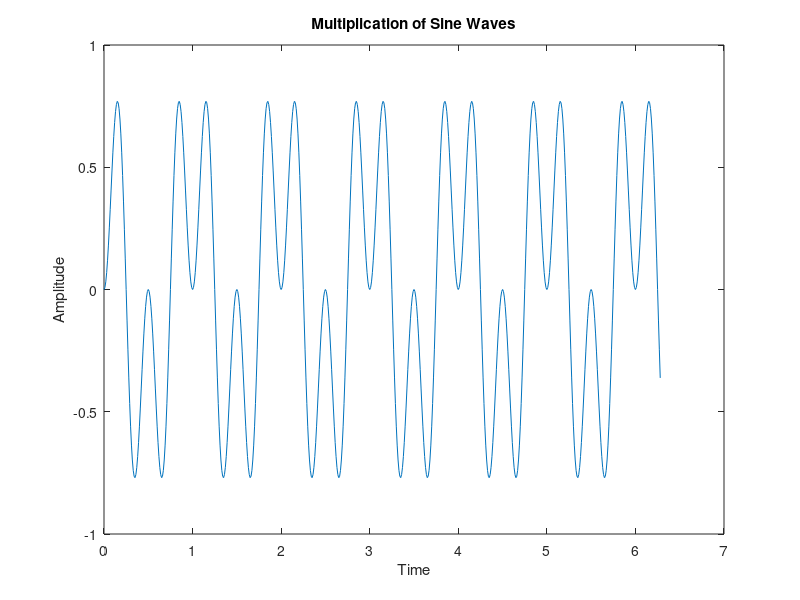

The MATLAB source for this figure:
t = 0:0.01:2*pi;
f1 = 1;
f2 = 2;

x1 = sin(2*pi*f1*t);
x2 = sin(2*pi*f2*t);

x= x1 .* x2;  % . is important

plot(t,x)
xlabel('Time');
ylabel('Amplitude');
title('Multiplication of Sine Waves');

